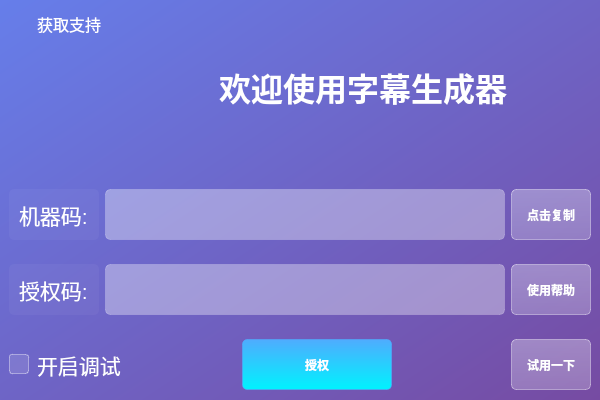
<?xml version="1.0" encoding="UTF-8"?>
<ui version="4.0">
 <class>Auth</class>
 <widget class="QMainWindow" name="Auth">
  <property name="geometry">
   <rect>
    <x>0</x>
    <y>0</y>
    <width>600</width>
    <height>400</height>
   </rect>
  </property>
  <property name="minimumSize">
   <size>
    <width>600</width>
    <height>400</height>
   </size>
  </property>
  <property name="maximumSize">
   <size>
    <width>800</width>
    <height>600</height>
   </size>
  </property>
  <property name="windowTitle">
   <string>字幕生成器</string>
  </property>
  <property name="windowIcon">
   <iconset>
    <normaloff>../../../../CsharpProject/20250218_com.wxy.toutiao/Resources/favicon.ico</normaloff>../../../../CsharpProject/20250218_com.wxy.toutiao/Resources/favicon.ico</iconset>
  </property>
  <property name="styleSheet">
   <string>QWidget#Auth {
    background: qlineargradient(x1:0, y1:0, x2:1, y2:1, stop:0 #667eea, stop:1 #764ba2);
    border-radius: 5px;
}
QWidget#centralwidget {
    background: transparent;
    border-radius: 5px;
}

QLabel {
    color: white;
}

QLabel#label {
    color: white;
    font-weight: bold;
}

QLabel#lblMachineCode, QLabel#lblAuthCode {
    color: white;
    background: rgba(255, 255, 255, 10);
    border-radius: 5px;
    padding: 5px;
}

QLineEdit {
    background: rgba(255, 255, 255, 90);
    border: 1px solid rgba(255, 255, 255, 50);
    border-radius: 5px;
    padding: 8px;
    color: #333;
    font-size: 14px;
}

QLineEdit:focus {
    border: 1px solid rgba(255, 255, 255, 150);
    background: rgba(255, 255, 255, 95);
}

QPushButton {
    background: qlineargradient(x1:0, y1:0, x2:0, y2:1, stop:0 rgba(255, 255, 255, 80), stop:1 rgba(255, 255, 255, 60));
    border: 1px solid rgba(255, 255, 255, 100);
    border-radius: 5px;
    color: white;
    font-weight: bold;
    padding: 8px;
}

QPushButton:hover {
    background: qlineargradient(x1:0, y1:0, x2:0, y2:1, stop:0 rgba(255, 255, 255, 100), stop:1 rgba(255, 255, 255, 80));
    border: 1px solid rgba(255, 255, 255, 150);
}

QPushButton:pressed {
    background: qlineargradient(x1:0, y1:0, x2:0, y2:1, stop:0 rgba(255, 255, 255, 60), stop:1 rgba(255, 255, 255, 40));
}

QPushButton#btnOk {
    background: qlineargradient(x1:0, y1:0, x2:0, y2:1, stop:0 #4facfe, stop:1 #00f2fe);
    border: 1px solid rgba(79, 172, 254, 150);
    color: white;
}

QPushButton#btnOk:hover {
    background: qlineargradient(x1:0, y1:0, x2:0, y2:1, stop:0 #5fbdff, stop:1 #10f3ff);
    border: 1px solid rgba(95, 189, 255, 200);
}

QCheckBox {
    color: white;
    spacing: 8px;
}

QCheckBox::indicator {
    width: 18px;
    height: 18px;
    border-radius: 3px;
    border: 1px solid rgba(255, 255, 255, 100);
    background: rgba(255, 255, 255, 30);
}

QCheckBox::indicator:checked {
    background: qlineargradient(x1:0, y1:0, x2:1, y2:1, stop:0 #4facfe, stop:1 #00f2fe);
    border: 1px solid rgba(79, 172, 254, 150);
}

QCheckBox::indicator:checked:hover {
    background: qlineargradient(x1:0, y1:0, x2:1, y2:1, stop:0 #5fbdff, stop:1 #10f3ff);
}</string>
  </property>
  <widget class="QWidget" name="centralwidget">
   <layout class="QVBoxLayout" name="verticalLayout_2">
    <item>
     <spacer name="verticalSpacer">
      <property name="orientation">
       <enum>Qt::Vertical</enum>
      </property>
      <property name="sizeType">
       <enum>QSizePolicy::Expanding</enum>
      </property>
      <property name="sizeHint" stdset="0">
       <size>
        <width>20</width>
        <height>0</height>
       </size>
      </property>
     </spacer>
    </item>
    <item>
     <layout class="QHBoxLayout" name="horizontalLayout_4">
      <item>
       <layout class="QVBoxLayout" name="verticalLayout">
        <item>
         <widget class="QLabel" name="lblMachineCode_2">
          <property name="sizePolicy">
           <sizepolicy hsizetype="Fixed" vsizetype="Preferred">
            <horstretch>0</horstretch>
            <verstretch>0</verstretch>
           </sizepolicy>
          </property>
          <property name="minimumSize">
           <size>
            <width>120</width>
            <height>30</height>
           </size>
          </property>
          <property name="maximumSize">
           <size>
            <width>120</width>
            <height>30</height>
           </size>
          </property>
          <property name="font">
           <font>
            <family>Arial</family>
            <pointsize>12</pointsize>
           </font>
          </property>
          <property name="text">
           <string>获取支持</string>
          </property>
          <property name="alignment">
           <set>Qt::AlignCenter</set>
          </property>
         </widget>
        </item>
        <item>
         <widget class="QLabel" name="lblCustomerService">
          <property name="minimumSize">
           <size>
            <width>120</width>
            <height>120</height>
           </size>
          </property>
          <property name="maximumSize">
           <size>
            <width>120</width>
            <height>120</height>
           </size>
          </property>
          <property name="text">
           <string/>
          </property>
          <property name="pixmap">
           <pixmap>../../customer_service.png</pixmap>
          </property>
          <property name="scaledContents">
           <bool>true</bool>
          </property>
         </widget>
        </item>
       </layout>
      </item>
      <item>
       <widget class="QLabel" name="label">
        <property name="sizePolicy">
         <sizepolicy hsizetype="Expanding" vsizetype="Preferred">
          <horstretch>0</horstretch>
          <verstretch>0</verstretch>
         </sizepolicy>
        </property>
        <property name="font">
         <font>
          <family>Arial Black</family>
          <pointsize>24</pointsize>
          <weight>75</weight>
          <bold>true</bold>
         </font>
        </property>
        <property name="text">
         <string>欢迎使用字幕生成器</string>
        </property>
        <property name="textFormat">
         <enum>Qt::AutoText</enum>
        </property>
        <property name="alignment">
         <set>Qt::AlignCenter</set>
        </property>
       </widget>
      </item>
     </layout>
    </item>
    <item>
     <spacer name="verticalSpacer_3">
      <property name="orientation">
       <enum>Qt::Vertical</enum>
      </property>
      <property name="sizeType">
       <enum>QSizePolicy::Fixed</enum>
      </property>
      <property name="sizeHint" stdset="0">
       <size>
        <width>20</width>
        <height>18</height>
       </size>
      </property>
     </spacer>
    </item>
    <item>
     <layout class="QHBoxLayout" name="horizontalLayout">
      <item>
       <widget class="QLabel" name="lblMachineCode">
        <property name="sizePolicy">
         <sizepolicy hsizetype="Fixed" vsizetype="Preferred">
          <horstretch>0</horstretch>
          <verstretch>0</verstretch>
         </sizepolicy>
        </property>
        <property name="minimumSize">
         <size>
          <width>0</width>
          <height>51</height>
         </size>
        </property>
        <property name="maximumSize">
         <size>
          <width>16777215</width>
          <height>51</height>
         </size>
        </property>
        <property name="font">
         <font>
          <family>Arial</family>
          <pointsize>16</pointsize>
         </font>
        </property>
        <property name="text">
         <string>机器码:</string>
        </property>
       </widget>
      </item>
      <item>
       <widget class="QLineEdit" name="leMachineCode">
        <property name="minimumSize">
         <size>
          <width>0</width>
          <height>51</height>
         </size>
        </property>
        <property name="maximumSize">
         <size>
          <width>16777215</width>
          <height>51</height>
         </size>
        </property>
        <property name="readOnly">
         <bool>true</bool>
        </property>
       </widget>
      </item>
      <item>
       <widget class="QPushButton" name="pushButton">
        <property name="minimumSize">
         <size>
          <width>80</width>
          <height>51</height>
         </size>
        </property>
        <property name="maximumSize">
         <size>
          <width>80</width>
          <height>51</height>
         </size>
        </property>
        <property name="text">
         <string>点击复制</string>
        </property>
       </widget>
      </item>
     </layout>
    </item>
    <item>
     <spacer name="verticalSpacer_4">
      <property name="orientation">
       <enum>Qt::Vertical</enum>
      </property>
      <property name="sizeType">
       <enum>QSizePolicy::Fixed</enum>
      </property>
      <property name="sizeHint" stdset="0">
       <size>
        <width>20</width>
        <height>18</height>
       </size>
      </property>
     </spacer>
    </item>
    <item>
     <layout class="QHBoxLayout" name="horizontalLayout_2">
      <item>
       <widget class="QLabel" name="lblAuthCode">
        <property name="sizePolicy">
         <sizepolicy hsizetype="Fixed" vsizetype="Preferred">
          <horstretch>0</horstretch>
          <verstretch>0</verstretch>
         </sizepolicy>
        </property>
        <property name="minimumSize">
         <size>
          <width>0</width>
          <height>51</height>
         </size>
        </property>
        <property name="maximumSize">
         <size>
          <width>16777215</width>
          <height>51</height>
         </size>
        </property>
        <property name="font">
         <font>
          <family>Arial</family>
          <pointsize>16</pointsize>
         </font>
        </property>
        <property name="text">
         <string>授权码:</string>
        </property>
       </widget>
      </item>
      <item>
       <widget class="QLineEdit" name="leAuthCode">
        <property name="minimumSize">
         <size>
          <width>0</width>
          <height>51</height>
         </size>
        </property>
        <property name="maximumSize">
         <size>
          <width>16777215</width>
          <height>51</height>
         </size>
        </property>
       </widget>
      </item>
      <item>
       <widget class="QPushButton" name="btnHelp">
        <property name="minimumSize">
         <size>
          <width>80</width>
          <height>51</height>
         </size>
        </property>
        <property name="maximumSize">
         <size>
          <width>80</width>
          <height>51</height>
         </size>
        </property>
        <property name="text">
         <string>使用帮助</string>
        </property>
       </widget>
      </item>
     </layout>
    </item>
    <item>
     <spacer name="verticalSpacer_5">
      <property name="orientation">
       <enum>Qt::Vertical</enum>
      </property>
      <property name="sizeType">
       <enum>QSizePolicy::Fixed</enum>
      </property>
      <property name="sizeHint" stdset="0">
       <size>
        <width>17</width>
        <height>18</height>
       </size>
      </property>
     </spacer>
    </item>
    <item>
     <layout class="QHBoxLayout" name="horizontalLayout_3">
      <item>
       <widget class="QCheckBox" name="chkDebug">
        <property name="minimumSize">
         <size>
          <width>0</width>
          <height>51</height>
         </size>
        </property>
        <property name="maximumSize">
         <size>
          <width>16777215</width>
          <height>51</height>
         </size>
        </property>
        <property name="font">
         <font>
          <family>Arial</family>
          <pointsize>16</pointsize>
         </font>
        </property>
        <property name="text">
         <string>开启调试</string>
        </property>
       </widget>
      </item>
      <item>
       <spacer name="horizontalSpacer">
        <property name="orientation">
         <enum>Qt::Horizontal</enum>
        </property>
        <property name="sizeHint" stdset="0">
         <size>
          <width>40</width>
          <height>20</height>
         </size>
        </property>
       </spacer>
      </item>
      <item>
       <widget class="QPushButton" name="btnOk">
        <property name="minimumSize">
         <size>
          <width>150</width>
          <height>51</height>
         </size>
        </property>
        <property name="maximumSize">
         <size>
          <width>150</width>
          <height>51</height>
         </size>
        </property>
        <property name="font">
         <font>
          <weight>75</weight>
          <bold>true</bold>
         </font>
        </property>
        <property name="text">
         <string>授权</string>
        </property>
       </widget>
      </item>
      <item>
       <spacer name="horizontalSpacer_3">
        <property name="orientation">
         <enum>Qt::Horizontal</enum>
        </property>
        <property name="sizeHint" stdset="0">
         <size>
          <width>40</width>
          <height>20</height>
         </size>
        </property>
       </spacer>
      </item>
      <item>
       <widget class="QPushButton" name="btnTryUse">
        <property name="minimumSize">
         <size>
          <width>80</width>
          <height>51</height>
         </size>
        </property>
        <property name="maximumSize">
         <size>
          <width>80</width>
          <height>51</height>
         </size>
        </property>
        <property name="text">
         <string>试用一下</string>
        </property>
       </widget>
      </item>
     </layout>
    </item>
    <item>
     <spacer name="verticalSpacer_2">
      <property name="orientation">
       <enum>Qt::Vertical</enum>
      </property>
      <property name="sizeType">
       <enum>QSizePolicy::Expanding</enum>
      </property>
      <property name="sizeHint" stdset="0">
       <size>
        <width>20</width>
        <height>1</height>
       </size>
      </property>
     </spacer>
    </item>
   </layout>
  </widget>
 </widget>
 <resources/>
 <connections/>
</ui>
